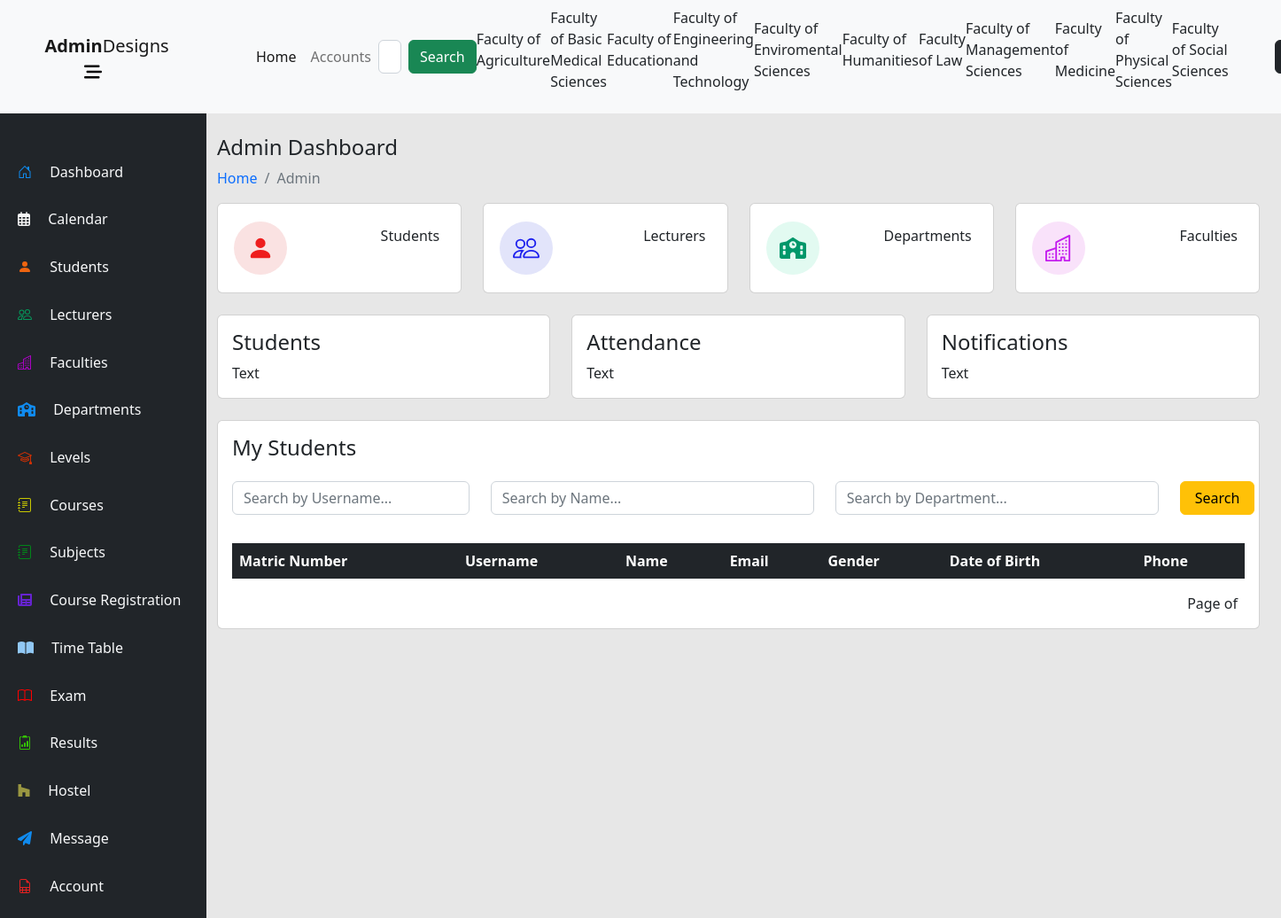
The app's page /search/ with its own data.
### faculties/models.py (models this page shows)
class Faculty(models.Model):
    facultyId = models.AutoField(primary_key=True)
    facultyName = models.CharField(blank=False, max_length=100, unique=True)
    def __str__(self):
        return f'Faculty of {self.facultyName}'
    class Meta:
        verbose_name_plural = 'Faculties'

### dashboard/views.py (the view)
# urls.py: path('search/', views.search, name='dashboard'),
def search(request):
    query = request.GET.get('q')
    if query:
        results = Faculty.objects.filter(facultyName__contains=query)
    else:
        results = Faculty.objects.all()
    context = {
        'results':results
    }
    return render(request, 'dashboard/index.html', context)

### dashboard/templates/dashboard/index.html (shortened to what this page needs)
{% extends 'dashboard/base.html' %}
{% load static %}
{% block content %}
<head>
</head>
<div class="h4 mt-4">Admin Dashboard</div>
<nav class="breadcrumb">
    <a class="breadcrumb-item" href="../../../">Home</a>
    <span class="breadcrumb-item active" aria-current="page">Admin</span>
</nav>
<div class="row">
<div class="row animate__animated animate__slideInUp">
  <div class="col-3 scale-transition">
    <div class="card transition flex-row p-2">
      <div class="svg-one svg-class">
        <svg xmlns="http://www.w3.org/2000/svg" fill="currentColor" style="fill: rgb(238, 30, 30);" class="bi bi-person-fill" viewBox="0 0 16 16">
          <path d="M3 14s-1 0-1-1 1-4 6-4 6 3 6 4-1 1-1 1H3zm5-6a3 3 0 1 0 0-6 3 3 0 0 0 0 6z"/>
        </svg>
      </div>
      <div class="card-body">
          <p class="card-text text-end">Students</p>
      </div>
    </div>
  </div>
  <div class="col-3 scale-transition">
    <div class="card transition flex-row p-2">
      <div class="svg-two svg-class">
      </div>
      <div class="card-body">
          <p class="card-text text-end">Lecturers</p>
      </div>
    </div>
  </div>
  <div class="col-3 scale-transition">
    <div class="card transition flex-row p-2">
      <div class="svg-three svg-class">
      </div>
      <div class="card-body">
          <p class="card-text text-end">Departments</p>
      </div>
    </div>
  </div>
  <div class="col-3 scale-transition">
    <div class="card transition flex-row p-2">
      <div class="svg-four svg-class">
      </div>
      <div class="card-body">
          <p class="card-text text-end">Faculties</p>
      </div>
    </div>
  </div>
</div>
</div>
<div class="row mt-4 justify-content-start animate__animated animate__slideInUp">
  <div class="row">
    <div class="col-4">
      <div class="card transition">
        <div class="card-body">
          <h3 class="card-title h4">Students</h3>
          <p class="card-text">Text</p>
        </div>
      </div>
    </div>
    <div class="col-4">
      <div class="card transition">
        <div class="card-body">
          <h3 class="card-title h4">Attendance</h3>
          <p class="card-text">Text</p>
        </div>
      </div>
    </div>
    <div class="col-4">
      <div class="card transition">
        <div class="card-body">
          <h3 class="card-title h4">Notifications</h3>
          <p class="card-text">Text</p>
        </div>
      </div>
    </div>
  </div>
</div>
<div class="row animate__animated animate__slideInUp mt-4">
  <div class="row">
    <div class="col-12">
      <div class="card transition2">
        <div class="card-body">
          <h3 class="card-title h4">My Students</h3>
          <form action="" method="post" class="row mt-4 mb-3">
            <div class="mb-3 col-3">
              <input type="text" class="form-control" placeholder="Search by Username..." name="search-by-username" id="search-by-username" aria-describedby="helpId" placeholder="">
            </div>
            <div class="mb-3 col-4">
              <input type="text" class="form-control" placeholder="Search by Name..." name="search-by-name" id="search-by-name" aria-describedby="helpId" placeholder="">
            </div>
            <div class="mb-3 col-4">
              <input type="text" class="form-control" placeholder="Search by Department..." name="search-by-department" id="search-by-department" aria-describedby="helpId" placeholder="">
            </div>
            <div class="col-1">
              <button type="submit" class="btn btn-warning ps-3 pe-3">Search</button>
            </div>
          </form>
          <div class="table-responsive">
            <table class="table table-striped table-hover	 table-borderless align-middle">
              <thead class="table-dark">
                <tr>
                  <th>Matric Number</th>
                  <th>Username</th>
                  <th>Name</th>
                  <th>Email</th>
                  <th>Gender</th>
                  <th>Date of Birth</th>
                  <th>Phone</th>
                </tr>
                </thead>
            </table>
            <div class="pagination  text-center float-end">
              <span class="step-links">
              <span class="current ms-2 me-2">
              Page {{ studentsList.number }} of {{ studentsList.paginator.num_pages }}
              </span>
            </span>
          </div>
          </div>
        </div>
      </div>
    </div>
  </div>
</div>
{% endblock %}

### dashboard/templates/dashboard/base.html (shortened to what this page needs)
{% load static %}
<!DOCTYPE html>
<html lang="en">
<head>
    <link rel="stylesheet" href="https://cdn.jsdelivr.net/npm/bootstrap@5.2.3/dist/css/bootstrap.min.css">
    <link rel="stylesheet" href="{% static 'css/bootstrap.min.css' %}">
    <link rel="stylesheet" href="{% static 'css/animate.css' %}">
</head>
<body class=" p-0 m-0">
<nav class="navbar navbar-expand-sm navbar-light bg-light row sticky-top">
    <div class="col-2 text-center ps-5">
        <a class="navbar-brand" href="../../../"><strong>Admin</strong>Designs</a>
        <a class="me-5" href="#"  data-bs-toggle="collapse" data-bs-target="#aside" aria-expanded="false" aria-controls="aside">
        </a>
    </div>
      <div class="col-10 ps-5 pe-5">
        <div class="collapse navbar-collapse" id="collapsibleNavId">
            <ul class="navbar-nav me-auto mt-2 mt-lg-0">
                <li class="nav-item">
                    <a class="nav-link active" href="../../../" aria-current="page">Home <span class="visually-hidden">(current)</span></a>
                </li>
                <li class="nav-item">
                    <a class="nav-link" href="../../../accounts">Accounts</a>
                </li>
            </ul>
            <form class="d-flex my-2 my-lg-0" method="GET" action="search">
                <input class="form-control me-sm-2" type="text" placeholder="Search..." name="q">
                <button class="btn btn-success my-2 my-sm-0" type="submit">Search</button>
            </form>
            {% for r in results %}
            <p>
            {{r}}
            </p>
            {% endfor %}
            <div class="ms-1 d-flex flex-row align-items-center">
                <div class="dropdown">
                    <a class="btn btn-dark dropdown-toggle" type="button" id="dropdownMenuButton" data-toggle="dropdown" aria-haspopup="true" aria-expanded="false">
                    </a>
                </div>
            </div>
        </div>
  </div>
</nav>
<div class="row">
    <aside class="col-2 bg-dark text-light p-0 aside" id="aside">
        <div class="col-12 m-2 mt-5 ">
            <div class="col-12 mb-3  aside-list-item ps-4 pt-1 pb-2 active">
                <a href="../../../"  class="text-decoration-none text-light">
                    <span class="ms-3 align-middle text-responsive">Dashboard</span>
                </a>
            </div>
            <div class="col-12 mb-3  aside-list-item ps-4 pt-1 pb-2">
                <a href="#"  class="text-decoration-none text-light">
                    <span class="ms-3 align-middle text-responsive">Calendar</span>
                </a>
            </div>
            <div class="col-12 mb-3  aside-list-item ps-4 pt-1 pb-2">
                <a href="../../../students"  class="text-decoration-none text-light">
                    <svg xmlns="http://www.w3.org/2000/svg" width="16" height="16" fill="currentColor" style="fill: rgb(239, 101, 16);" class="bi bi-person-fill" viewBox="0 0 16 16">
                        <path d="M3 14s-1 0-1-1 1-4 6-4 6 3 6 4-1 1-1 1H3zm5-6a3 3 0 1 0 0-6 3 3 0 0 0 0 6z"/>
                      </svg>
                    <span class="ms-3 align-middle text-responsive">Students</span>
                </a>
            </div>
            <div class="col-12 mb-3  aside-list-item ps-4 pt-1 pb-2">
                <a href="../../../lecturers"  class="text-decoration-none text-light">
                    <span class="ms-3 align-middle text-responsive">Lecturers</span>
                </a>
            </div>
            <div class="col-12 mb-3  aside-list-item ps-4 pt-1 pb-2">
                <a href="../../../faculties"  class="text-decoration-none text-light">
                    <span class="ms-3 align-middle text-responsive">Faculties</span>
                </a>
            </div>
            <div class="col-12 mb-3  aside-list-item ps-4 pt-1 pb-2">
                <a href="../../../departments"  class="text-decoration-none text-light" >
                    <span class="ms-3 align-middle text-responsive">Departments</span>
                </a>
            </div>
            <div class="col-12 mb-3  aside-list-item ps-4 pt-1 pb-2">
                <a href="../../../levels"  class="text-decoration-none text-light">
                    <span class="ms-3 align-middle text-responsive">Levels</span>
                </a>
            </div>
            <div class="col-12 mb-3  aside-list-item ps-4 pt-1 pb-2">
                <a href="../../../courses"  class="text-decoration-none text-light">
                    <span class="ms-3 align-middle text-responsive">Courses</span>
                </a>
            </div>
            <div class="col-12 mb-3  aside-list-item ps-4 pt-1 pb-2">
                <a href="../../../subjects"  class="text-decoration-none text-light">
                    <span class="ms-3 align-middle text-responsive">Subjects</span>
                </a>
            </div>
                        <div class="col-12 mb-3  aside-list-item ps-4 pt-1 pb-2">
                <a href="#"  class="text-decoration-none text-light">
                    <span class="ms-3 align-middle text-responsive">Course Registration</span>
                </a>
            </div>
            <div class="col-12 mb-3  aside-list-item ps-4 pt-1 pb-2">
                <a href="#"  class="text-decoration-none text-light">
                    <span class="ms-3 align-middle text-responsive">Time Table</span>
                </a>
            </div>
            <div class="col-12 mb-3  aside-list-item ps-4 pt-1 pb-2">
                <a href="#"  class="text-decoration-none text-light">
                    <span class="ms-3 align-middle text-responsive">Exam</span>
                </a>
            </div>
            <div class="col-12 mb-3  aside-list-item ps-4 pt-1 pb-2">
                <a href="#"  class="text-decoration-none text-light">
                    <span class="ms-3 align-middle text-responsive">Results</span>
                </a>
            </div>
            <div class="col-12 mb-3  aside-list-item ps-4 pt-1 pb-2">
                <a href="#"  class="text-decoration-none text-light">
                    <svg style="fill: rgb(154, 151, 65);" xmlns="http://www.w3.org/2000/svg" viewBox="0 0 448 512"><path d="M275.9 330.7H171.3V480H17V32h109.5v104.5l305.1 85.6V480H275.9z"/></svg>
                    <span class="ms-3 align-middle text-responsive">Hostel</span>
                </a>
            </div>
            <div class="col-12 mb-3  aside-list-item ps-4 pt-1 pb-2">
                <a href="#"  class="text-decoration-none text-light">
                    <span class="ms-3 align-middle text-responsive">Message</span>
                </a>
            </div>
            <div class="col-12 mb-3  aside-list-item ps-4 pt-1 pb-2">
                <a href="../../../accounts"  class="text-decoration-none text-light">
                    <span class="ms-3 align-middle text-responsive">Account</span>
                </a>
            </div>
        </div>
    </aside>
    <main class="col-10 main">
        {% block content%}
        {% endblock content %}
    </main>
</div>
</body>
</html>

### dashboard/templates/dashboard/base.html (style rules this page uses)
.breadcrumb-item { text-decoration:none; }
.aside div svg { fill: whitesmoke; height: 16px; }
.main { background-color: rgb(231, 231, 231); }

### records on screen
Faculty: facultyName "Faculty of Agriculture"
Faculty: facultyName "Faculty of Basic Medical Sciences"
Faculty: facultyName "Faculty of Education"
Faculty: facultyName "Faculty of Engineering and Technology"
Faculty: facultyName "Faculty of Enviromental Sciences"
Faculty: facultyName "Faculty of Humanities"
Faculty: facultyName "Faculty of Law"
Faculty: facultyName "Faculty of Management Sciences"
Faculty: facultyName "Faculty of Medicine"
Faculty: facultyName "Faculty of Physical Sciences"
Faculty: facultyName "Faculty of Social Sciences"
